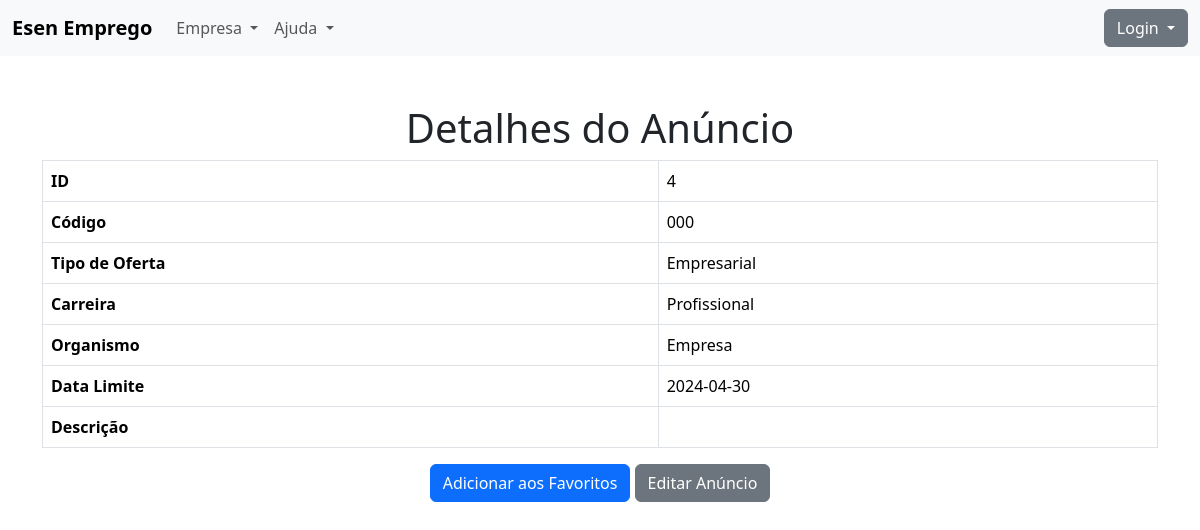
The page /detalhes_anuncio.php?id=4 on the database its author committed.
### tables this page shows
CREATE TABLE `anuncios` (
  `id` int(255) NOT NULL,
  `codigo` varchar(255) DEFAULT NULL,
  `tipo_de_oferta` varchar(255) DEFAULT NULL,
  `carreira` varchar(255) DEFAULT NULL,
  `organismo` varchar(255) DEFAULT NULL,
  `data_limite` date DEFAULT NULL,
  `Descricao` text NOT NULL
);

### detalhes_anuncio.php (the view, shortened to what this page needs)
<?php
require(__DIR__ . '/inc/header.php');
require(__DIR__ . '/inc/Navar.php');
$pdo = connect_db();
if (isset($_GET['id']) && !empty($_GET['id'])) {
    $anuncio_id = $_GET['id'];
    $sql = "SELECT * FROM `anuncios` WHERE id = :id";
    $stmt = $pdo->prepare($sql);
    $stmt->bindParam(':id', $anuncio_id);
    $stmt->execute();
    if ($stmt->rowCount() == 1) {
        $anuncio = $stmt->fetch(PDO::FETCH_ASSOC);
    } else {
        header("Location: index.php");
        exit;
    }
} else {
    header("Location: index.php");
    exit;
}
?>
<body>
    <div class="container mt-5">
        <h1 class="text-center">Detalhes do Anúncio</h1>
        <div class="table-responsive">
            <table class="table table-bordered">
                <tbody>
                    <tr>
                        <th>ID</th>
                        <td><?php echo $anuncio['id']; ?></td>
                    </tr>
                    <tr>
                        <th>Código</th>
                        <td><?php echo $anuncio['codigo']; ?></td>
                    </tr>
                    <tr>
                        <th>Tipo de Oferta</th>
                        <td><?php echo $anuncio['tipo_de_oferta']; ?></td>
                    </tr>
                    <tr>
                        <th>Carreira</th>
                        <td><?php echo $anuncio['carreira']; ?></td>
                    </tr>
                    <tr>
                        <th>Organismo</th>
                        <td><?php echo $anuncio['organismo']; ?></td>
                    </tr>
                    <tr>
                        <th>Data Limite</th>
                        <td><?php echo $anuncio['data_limite']; ?></td>
                    </tr>
                    <tr>
                        <th>Descrição</th>
                        <td><?php echo $anuncio['Descricao']; ?></td>
                    </tr>
                </tbody>
            </table>
        </div>
        <div class="text-center">
            <a href="Favoritos.php?anuncio_id=<?php echo $anuncio['id']; ?>" class="btn btn-primary">Adicionar aos Favoritos</a>
            <a href="EditarAnuncio.php?id=<?php echo $anuncio['id']; ?>" class="btn btn-secondary">Editar Anúncio</a>
        </div>
    </div>
</body>
</html>

### rows shown on the page
anuncios: id "4", codigo "000", tipo_de_oferta "Empresarial", carreira "Profissional", organismo "Empresa", data_limite "2024-04-30"
